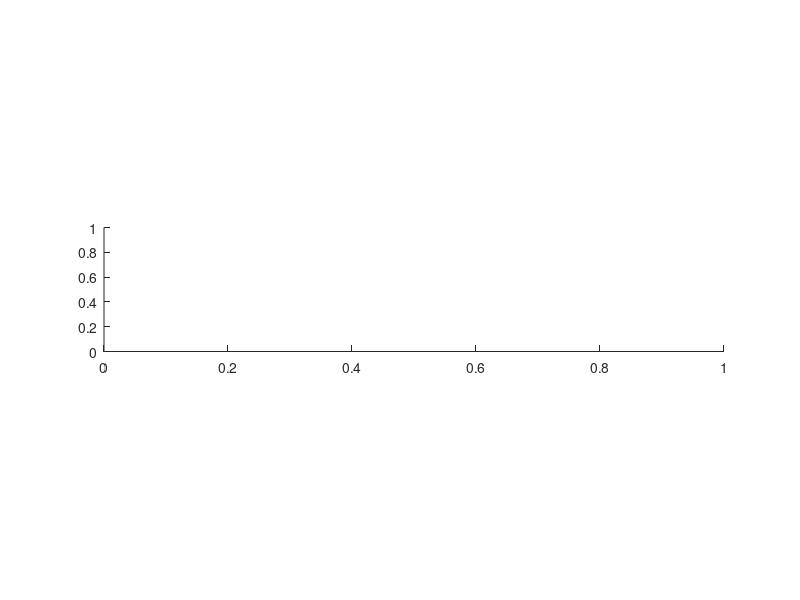

Write MATLAB code to recreate this figure. (Note: this script raises an error after producing the figure.)
% Program plots the NEW 5-PARAMETER VGH empirical sea clutter model
% e:\work\matldat\seacl\VGH_SeaClutterModelNewGrazAng.m
% Also plots points from Nathanson 2nd ed.
% Now optimized to 60 deg grazing angle
% Average absolute error to 60 deg: 2.64 Hor, 2.54 V
%Author: Rashmi Mital
%Date: 11/30/2007
clear
%DEFINE CONSTANTS
c = 2.997924562e8; %Speed of Light
% Define INPUTS
%Grazing angle (data available for 0.1 0.3 1.0 3.0 10.0 30.0 60.0)
GrAng =[0.1 0.3 1.0 3.0 10.0 30.0 60.0];
%GrAng =[0.1 0.3 1.0 3.0 10.0];
%GrAng =[0.3];
NGrAng = length(GrAng);
% Nathanson Frequencies
Freq_Nath = [0.5 1.25 3 5.6 9.3 17 35];
NFreq = length(Freq_Nath);
phi = 0; %Angle betwen boresight and upwind (deg), only affects GTRI model
phi_rad = deg2rad(phi);
% Just a dummy in this program
ThWind = 0;
% Grazing Angle axis for plotting empirical curves
GrAngPlot = (0.1:0.01:60); %Frequency in GHz
GrAngMin=GrAng(1);
GrAngMax=max(GrAng);
%GrAngMax=freq(end);
%Choose Model to Compare with Nathanson Data
Model = 'NRL'; %Option: 'NRL', 'GTI','HYB','TSC'
% GRAPHICS DEFINITIONS
ha=[];hl=[];hp=[];ht=[];htx=[];hty=[];
set(0,'Units','pixels')
% Set SCreen Size
scnsize=get(0,'ScreenSize');
%pos1 = [5+scnsize(1),0.02*scnsize(4),.99*scnsize(3),.75*scnsize(4)];
FigFont = 28;
CircSize = 14;
LineSize = 7;
AxWidth = 4;
% Use these for saved jpg figures
% FigFont = 21;
% CircSize = 7;
% LineSize = 4;
% AxWidth = 3;
% Initialize figure number
nFig = 0;
% Defines units for values returned by ScreenSize
% Define colors for curves and points
Cols = 'bgrcmyk';
ColsMat = [ 0.161 0.698 0.725; % magenta
 0.608 0.18 0.8; % violet
 1.0 0.0 0.0; % red
 0.541 0.416 0.361; % brown
 0.067 0.204 0.898; % dark blue
 0.0 0.0 0.0; % black
 0.224 0.678 0.333]; % dark green
%########################################################################
% READ ALL NATHANSON TABLES

 % Initialize Tables
 Measured_SigmaHH=zeros(7,7,7); % SSPlus1,Freq,GrazAng
 Measured_SigmaVV=zeros(7,7,7);

 Measured_SigmaHH(:,:,1) = ...
 [ 0 0 -90 -87 0 0 0;
 0 0 -80 -75 -71 0 0;
 -95 -90 -75 -67 -59 -48 0;
 -90 -82 -68 -69 -53 0 0;
 0 -74 -63 -60 -48 0 0;
 0 -70 -63 -58 -42 0 0;
 0 0 0 0 0 0 0];

 Measured_SigmaVV(:,:,1) = ...
 [ 0 0 0 0 0 0 0;
 0 0 -80 -72 -65 0 0;
 -90 -87 -75 -67 -56 0 0;
 -88 -82 -75 -60 -51 0 -47;
 -85 -78 -67 -58 -48 0 -45;
 -80 -70 -63 -55 -44 0 -42;
 0 0 -56 0 0 0 0];

 Measured_SigmaHH(:,:,2) = ...
 [ 0 0 -83 -79 -74 0 0;
 0 0 -74 -68 -66 -58 0;
 -78 0 -66 -60 -56 -53 0;
 0 -68 -60 -50 -46 -42 0;
 0 0 -55 0 -42 -39 0;
 0 -64 -52 -44 -39 -38 0;
 0 0 -46 0 -34 -37 0];

 Measured_SigmaVV(:,:,2) = ...
 [ 0 -83 0 0 0 -63 -55;
 0 -78 -64 -60 -58 -54 -46;
 -80 -73 -62 -55 -52 -52 -43;
 -78 -70 -58 -50 -45 -47 -40;
 -75 -65 -57 0 -43 -44 -38;
 -73 -64 -52 0 -39 -39 -35;
 0 0 0 0 -34 -37 -31];

 Measured_SigmaHH(:,:,3) = ...
 [-86 -80 -75 -70 -60 -60 -60;
 -84 -73 -66 -56 -51 -48 -48;
 -82 -65 -55 -48 -46 -41 -38;
 -73 -60 -48 -43 -40 -37 -36;
 -63 -56 -45 -39 -36 -34 -34;
 -60 -50 -42 -36 -34 -34 0;
 0 0 -41 0 -32 -32 0];

 Measured_SigmaVV(:,:,3) = ...
 [ 0 -68 0 0 -60 -60 -60;
 -70 -65 -56 -53 -50 -50 -48;
 -63 -58 -53 -47 -44 -42 -40;
 -58 -54 -48 -43 -39 -37 -34;
 -58 -45 -42 -39 -37 -35 -32;
 0 -43 -38 -35 -33 -34 -31;
 0 0 -33 0 -31 -32 0];

 Measured_SigmaHH(:,:,4) = ...
 [-75 -72 -68 -63 -58 0 -53;
 -70 -62 -59 -54 -50 -45 -43;
 -66 -59 -53 -48 -43 -38 -40;
 -61 -55 -46 -42 -39 -35 -37;
 -54 -48 -41 -38 -35 -32 -32;
 -53 -46 -40 -36 -33 -30 0;
 0 0 -37 0 -30 -28 0];

 Measured_SigmaVV(:,:,4) = ...
 [ 0 0 0 -60 -56 -50 -48;
 -60 -53 -52 -49 -45 -41 -41;
 -53 -50 -49 -45 -41 -39 -37;
 -43 -43 -43 -40 -38 -36 -34;
 -38 -38 -38 -36 -35 -33 -31;
 -40 -38 -35 -35 -33 -31 -30;
 0 0 0 0 -28 -28 0];

 Measured_SigmaHH(:,:,5) = ...
 [ 0 -60 0 -44 -56 0 0;
 0 -56 0 -53 -51 0 0;
 -54 -53 -51 -48 -43 -37 -36;
 -50 -48 -46 -40 -37 -32 -31;
 -48 -45 -40 -36 -34 -29 -29;
 -46 -43 -38 -36 -30 -26 -27;
 -44 -40 -37 -35 -27 -24 0];

 Measured_SigmaVV(:,:,5) = ...
 [ 0 -45 0 -44 -47 -45 -44;
 -38 -39 -40 -41 -42 -40 -38;
 -35 -37 -38 -39 -36 -34 -33;
 -34 -34 -34 -34 -32 -31 -31;
 -32 -31 -31 -32 -29 -28 -29;
 -30 -30 -28 -28 -25 -23 -26;
 -30 -29 -28 -27 -22 -18 0];

 Measured_SigmaHH(:,:,6) = ...
 [ 0 -50 -50 -50 -48 -45 0;
 0 -46 0 -48 -44 -38 0;
 -42 -41 -40 -42 -38 -35 -35;
 -40 -39 -38 -37 -34 -28 -29;
 -38 -37 -37 -35 -29 -21 -21;
 -35 -34 -32 -30 -26 -18 -20;
 -33 -32 -30 -29 -21 -16 0];

 Measured_SigmaVV(:,:,6) = ...
 [ 0 -42 -42 -42 -37 -33 0;
 -38 -38 -40 -42 -36 -31 -35;
 -30 -31 -32 -34 -32 -26 -30;
 -28 -30 -29 -28 -26 -23 -23;
 -28 -28 -27 -25 -24 -22 -22;
 -28 -24 -23 -22 -22 -18 -20;
 -25 -32 -30 -29 -21 -16 0];
 Measured_SigmaHH(:,:,7) = ...
 [ -32 -32 -32 -27 -25 -22 -26;
 -22 -24 -25 -26 -24 -20 0;
 -22 -21 -21 -22 -23 -18 0;
 -21 -20 -20 -20 -21 -16 -16;
 -21 -18 -17 -16 -15 -12 -12;
 -21 -18 -17 -17 -14 -10 0;
 -20 -19 -17 -16 -12 -10 0];

 Measured_SigmaVV(:,:,7) = ...
 [-32 -33 -34 -26 -23 -22 0;
 -23 -22 -24 -24 -24 -20 -24;
 -20 -21 -21 -23 -18 -18 -19;
 -18 -18 -19 -18 -16 -14 -14;
 -14 -15 -15 -15 -14 -11 -10;
 -18 -15 -15 -15 -13 -11 -4;
 -18 -17 -15 -14 -11 -10 0];


 for iFreq = 1:NFreq
 FNow = Freq_Nath(iFreq);
 nFig = nFig + 2;

 % Default plot limits
 SigmaMin=-100;
 SigmaMax=0;

 % Define Plot Axes
 minyaxis=SigmaMin;
 maxyaxis=SigmaMax;
 minxaxis=GrAngMin;
 maxxaxis=GrAngMax;


 hFig=figure(nFig-1); % Plot Hor Pol

 %set(hFig,'Position',pos1);

 ht(end+1)=gca;
 ha(end+1)=gca;
 set (ha(end),'PlotBoxAspectRatio',[1 .2 .5])

 % Do all sea states for HH
 for SeaSt=0:6
 SeaState=SeaSt;
 SS_Plus1 = SeaState + 1;

 Pol = 'H';

 switch upper(Model)
 case 'NRL'
 SigZHor = NRL_SigmaSea(Freq_Nath(iFreq),SeaState,Pol,GrAngPlot,ThWind);
 case 'GTI'
 for iAng = 1 : length(GrAngPlot)
 SigZHor(iAng) = GTI_SigmaSea(Freq_Nath(iFreq),SeaState,Pol,GrAngPlot(iAng),ThWind);
 end
 case 'HYB'
 for iAng = 1 : length(GrAngPlot)
 SigZHor(iAng) = HYB_SigmaSea(Freq_Nath(iFreq),SeaState,Pol,GrAngPlot(iAng),ThWind);
 end
 case 'TSC'
 for iAng = 1: length(GrAngPlot)
 SigZHor(iAng) = TSC_SigmaSea(Freq_Nath(iFreq),SeaState,Pol,GrAngPlot(iAng),ThWind);
 end
   otherwise, error('invalid model')
 end

% SigZHor = VGHSigmaSeaNew(Freq_Nath(iFreq),SeaState,Pol,GrAngPlot,ThWind);

 SigmaHH = SigZHor;

 % Plot empirical curve first
 NOWColorH=ColsMat(SeaSt+1,:);
 %figure(nFig-1)
 % hl(end+1) = semilogx(freq,SigmaHH,'LineWidth',LineSize);
 hl(end+1) = semilogx(GrAngPlot,SigmaHH);
 hold on
 set(hl(end),'Color',ColsMat(SeaSt+1,:));
 end

 for SeaSt=0:6
 SeaState=SeaSt;
 SS_Plus1 = SeaState + 1;
 % Plot measured values from Nathanson
 for ii=1:NGrAng
 if Measured_SigmaHH(SS_Plus1,iFreq,ii) ~= 0
 hp(end+1) = semilogx(GrAng(ii),Measured_SigmaHH(SS_Plus1,iFreq,ii),'o');
 set(hp(end),'Color',ColsMat(SeaSt+1,:)); % Use as example for custom colors
 hold on
 end
 end
 end % END Sea State Loop

 grid on;



 set(gca,'YLim',[minyaxis maxyaxis],'XLim',[minxaxis maxxaxis]);
 htx(end+1) = xlabel('Grazing Angle - \beta (deg) ');
 hty(end+1) = ylabel('Reflectivity - \sigma_{HH}^0 (dB)');

 %set(ha,'YLim',[minyaxis maxyaxis],'XLim',[minxaxis maxxaxis]);
%  set(ha,'FontWeight','Bold');
%  set(ha,'FontSize',FigFont-2);
%  set(ha,'FontName','Arial')
%  set(htx,'FontSize',FigFont);
%  set(htx,'FontName','Arial')
%  set(htx,'FontWeight','Bold');
%  set(hty,'FontSize',FigFont);
%  set(hty,'FontName','Arial')
%
%  set(hty,'FontWeight','Bold');
%  set(hl,'LineWidth',LineSize);
%  set(hp,'LineWidth',CircSize);
%  set(ha,'LineWidth',AxWidth);
 set(ha,'xtick',[0.1,.2,0.3,0.5,0.7,1.0,2.0,3.0,4.0,7.0,10.0,20.0,...
 30.0,50.0,70.,90.]);
 set(ha,'XLim',[0.1 90])

 % whitebg(gcf,[1 1 1])

 set (gca,'PlotBoxAspectRatio',[1 .7 1])
 FilFig = ['HH_VGHNew' num2str(round(10*FNow))];
 %saveas(gcf, [FilFig '.jpg'])
 %pause

 hFig=figure(nFig); % Plot Vert Pol First

 ht(end+1)=gca;
 ha(end+1)=gca;
 %set(gcf,'Position',pos1);
 %set (ha(end),'PlotBoxAspectRatio',[1 .7 1])

 % Do all sea states for VV
 for SeaSt=0:6
 SeaState=SeaSt;
 SS_Plus1 = SeaState + 1;
 Pol = 'V';

 switch upper(Model)
 case 'NRL'
 SigZVer = NRL_SigmaSea(Freq_Nath(iFreq),SeaState,Pol,GrAngPlot,ThWind);
 case 'GTI'
 for iAng = 1: length(GrAngPlot)
 SigZVer(iAng) = GTI_SigmaSea(Freq_Nath(iFreq),SeaState,Pol,GrAngPlot(iAng),ThWind);
 end
 case 'HYB'
 for iAng = 1: length(GrAngPlot)
 SigZVer(iAng) = HYB_SigmaSea(Freq_Nath(iFreq),SeaState,Pol,GrAngPlot(iAng),ThWind);
 end
 case 'TSC'
 for iAng = 1:length(GrAngPlot)
 SigZVer(iAng) = TSC_SigmaSea(Freq_Nath(iFreq),SeaState,Pol,GrAngPlot(iAng),ThWind);
 end
 end
% SigZVer = VGHSigmaSeaNew(Freq_Nath(iFreq),SeaState,Pol,GrAngPlot,ThWind);
 SigmaVV = SigZVer;

 NOWColorV=ColsMat(SeaSt+1,:);

 hl(end+1) = semilogx(GrAngPlot,SigmaVV); %'LineWidth',7);
 set(hl(end),'Color',ColsMat(SeaSt+1,:));
 hold on
 end

 for SeaSt=0:6
 SeaState=SeaSt;
 SS_Plus1 = SeaState + 1;
 Pol = 'V';
 % Plot measured values from Nathanson




 for ii=1:NGrAng
 if Measured_SigmaVV(SS_Plus1,iFreq,ii) ~= 0
 hp(end+1) = semilogx(GrAng(ii),Measured_SigmaVV(SS_Plus1,iFreq,ii),'o'); %,'LineWidth',CircSize);
 %htemp=semilogx(Freq_Nath(ii),Measured_SigmaVV(SS_Plus1,ii),'-','LineWidth',1);
 set(hp(end),'Color',ColsMat(SeaSt+1,:));
 hold on
 end
 end

 hold on;
 end % END Sea State Loop

 grid on;

 set(gca,'YLim',[minyaxis maxyaxis],'XLim',[minxaxis maxxaxis]);
 htx(end+1) = xlabel('Grazing Angle - \beta (deg) ');
 hty(end+1) = ylabel('Reflectivity - \sigma_{VV}^0 (dB)');
 %title('DOPPLER ESTIMATION','FontSize',20,'FontWeight','bold');


 grid on;

 %set(ha,'YLim',[minyaxis maxyaxis],'XLim',[minxaxis maxxaxis]);
%  set(ha,'FontWeight','Bold');
%  set(ha,'FontSize',FigFont-2);
%  set(ha,'FontName','Arial')
%  set(htx,'FontSize',FigFont);
%  set(htx,'FontName','Arial')
%  set(htx,'FontWeight','Bold');
%  set(hty,'FontSize',FigFont);
%  set(hty,'FontName','Arial')
%  set(hty,'FontWeight','Bold');
%  set(hl,'LineWidth',LineSize);
%  set(hp,'LineWidth',CircSize);
%  set(ha,'LineWidth',AxWidth);
 set(ha,'xtick',[0.1,.2,0.3,0.5,0.7,1.0,2.0,3.0,4.0,7.0,10.0,20.0,...
 30.0,50.0,70.,90.0]);
 set(ha,'XLim',[0.1 90])

 % whitebg(gcf,[1 1 1])

 set (gca,'PlotBoxAspectRatio',[1 .7 1])
 FilFig = ['VV_VGHNew' num2str(round(10*FNow))];
 %saveas(gcf, [FilFig '.jpg'])

end % END Frequency Loop
